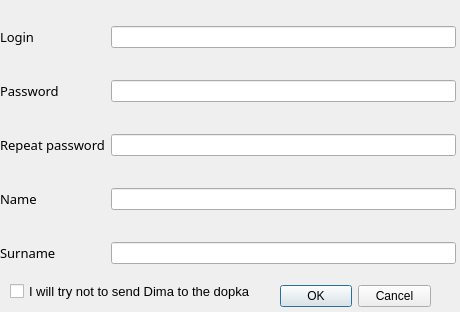
<?xml version="1.0" encoding="UTF-8"?>
<ui version="4.0">
 <class>register_signUp</class>
 <widget class="QDialog" name="register_signUp">
  <property name="geometry">
   <rect>
    <x>0</x>
    <y>0</y>
    <width>460</width>
    <height>312</height>
   </rect>
  </property>
  <property name="windowTitle">
   <string>Register</string>
  </property>
  <widget class="QDialogButtonBox" name="buttonBox">
   <property name="geometry">
    <rect>
     <x>280</x>
     <y>280</y>
     <width>151</width>
     <height>32</height>
    </rect>
   </property>
   <property name="orientation">
    <enum>Qt::Horizontal</enum>
   </property>
   <property name="standardButtons">
    <set>QDialogButtonBox::Cancel|QDialogButtonBox::Ok</set>
   </property>
  </widget>
  <widget class="QWidget" name="formLayoutWidget">
   <property name="geometry">
    <rect>
     <x>0</x>
     <y>0</y>
     <width>456</width>
     <height>281</height>
    </rect>
   </property>
   <layout class="QFormLayout" name="formLayout_2">
    <item row="0" column="0">
     <spacer name="horizontalSpacer_2">
      <property name="orientation">
       <enum>Qt::Horizontal</enum>
      </property>
      <property name="sizeHint" stdset="0">
       <size>
        <width>40</width>
        <height>20</height>
       </size>
      </property>
     </spacer>
    </item>
    <item row="1" column="0">
     <widget class="QLabel" name="LoginLBL">
      <property name="font">
       <font>
        <family>Jamrul</family>
        <pointsize>10</pointsize>
        <weight>50</weight>
        <italic>false</italic>
        <bold>false</bold>
       </font>
      </property>
      <property name="text">
       <string>Login</string>
      </property>
     </widget>
    </item>
    <item row="1" column="1">
     <widget class="QLineEdit" name="loginLE_2"/>
    </item>
    <item row="2" column="0">
     <spacer name="horizontalSpacer_5">
      <property name="orientation">
       <enum>Qt::Horizontal</enum>
      </property>
      <property name="sizeHint" stdset="0">
       <size>
        <width>40</width>
        <height>20</height>
       </size>
      </property>
     </spacer>
    </item>
    <item row="3" column="0">
     <widget class="QLabel" name="passLBL">
      <property name="font">
       <font>
        <family>Jamrul</family>
        <pointsize>10</pointsize>
       </font>
      </property>
      <property name="text">
       <string>Password</string>
      </property>
     </widget>
    </item>
    <item row="3" column="1">
     <widget class="QLineEdit" name="passwordLE_2">
      <property name="echoMode">
       <enum>QLineEdit::Password</enum>
      </property>
     </widget>
    </item>
    <item row="4" column="0">
     <spacer name="horizontalSpacer_6">
      <property name="orientation">
       <enum>Qt::Horizontal</enum>
      </property>
      <property name="sizeHint" stdset="0">
       <size>
        <width>40</width>
        <height>20</height>
       </size>
      </property>
     </spacer>
    </item>
    <item row="6" column="0">
     <spacer name="horizontalSpacer">
      <property name="orientation">
       <enum>Qt::Horizontal</enum>
      </property>
      <property name="sizeHint" stdset="0">
       <size>
        <width>40</width>
        <height>20</height>
       </size>
      </property>
     </spacer>
    </item>
    <item row="7" column="0">
     <widget class="QLabel" name="label_2">
      <property name="font">
       <font>
        <family>Jamrul</family>
        <pointsize>10</pointsize>
       </font>
      </property>
      <property name="text">
       <string>Name</string>
      </property>
     </widget>
    </item>
    <item row="7" column="1">
     <widget class="QLineEdit" name="namel"/>
    </item>
    <item row="8" column="0">
     <spacer name="horizontalSpacer_3">
      <property name="orientation">
       <enum>Qt::Horizontal</enum>
      </property>
      <property name="sizeHint" stdset="0">
       <size>
        <width>40</width>
        <height>20</height>
       </size>
      </property>
     </spacer>
    </item>
    <item row="9" column="0">
     <widget class="QLabel" name="label">
      <property name="font">
       <font>
        <family>Jamrul</family>
        <pointsize>10</pointsize>
       </font>
      </property>
      <property name="text">
       <string>Surname</string>
      </property>
     </widget>
    </item>
    <item row="9" column="1">
     <widget class="QLineEdit" name="surnamel"/>
    </item>
    <item row="5" column="0">
     <widget class="QLabel" name="pass2LBL">
      <property name="font">
       <font>
        <family>Jamrul</family>
        <pointsize>10</pointsize>
       </font>
      </property>
      <property name="text">
       <string>Repeat password</string>
      </property>
     </widget>
    </item>
    <item row="5" column="1">
     <widget class="QLineEdit" name="password2LE">
      <property name="echoMode">
       <enum>QLineEdit::Password</enum>
      </property>
     </widget>
    </item>
   </layout>
  </widget>
  <widget class="QLabel" name="errLBL">
   <property name="geometry">
    <rect>
     <x>30</x>
     <y>190</y>
     <width>54</width>
     <height>17</height>
    </rect>
   </property>
   <property name="text">
    <string/>
   </property>
  </widget>
  <widget class="QLabel" name="qualpass">
   <property name="geometry">
    <rect>
     <x>10</x>
     <y>190</y>
     <width>121</width>
     <height>17</height>
    </rect>
   </property>
   <property name="text">
    <string/>
   </property>
  </widget>
  <widget class="QCheckBox" name="checkBox">
   <property name="geometry">
    <rect>
     <x>10</x>
     <y>280</y>
     <width>261</width>
     <height>23</height>
    </rect>
   </property>
   <property name="font">
    <font>
     <pointsize>10</pointsize>
    </font>
   </property>
   <property name="text">
    <string>I will try not to send Dima to the dopka</string>
   </property>
  </widget>
 </widget>
 <resources/>
 <connections>
  <connection>
   <sender>buttonBox</sender>
   <signal>accepted()</signal>
   <receiver>register_signUp</receiver>
   <slot>accept()</slot>
   <hints>
    <hint type="sourcelabel">
     <x>248</x>
     <y>254</y>
    </hint>
    <hint type="destinationlabel">
     <x>157</x>
     <y>274</y>
    </hint>
   </hints>
  </connection>
  <connection>
   <sender>buttonBox</sender>
   <signal>rejected()</signal>
   <receiver>register_signUp</receiver>
   <slot>reject()</slot>
   <hints>
    <hint type="sourcelabel">
     <x>316</x>
     <y>260</y>
    </hint>
    <hint type="destinationlabel">
     <x>286</x>
     <y>274</y>
    </hint>
   </hints>
  </connection>
 </connections>
</ui>
